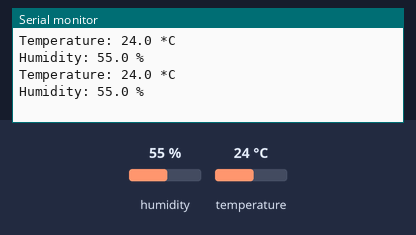
Bench run of a sketch on a simulated Arduino Uno, built with avr-gcc and run on an emulated ATmega328P. Parts: the last lines printed to the serial monitor. The test bench sets the inputs (shaded band); at power-on: humidity 55 %, temperature 24 °C.

Above: at 3.3 s.
3.4 s: humidity set to 22 %
At 5.4 s:
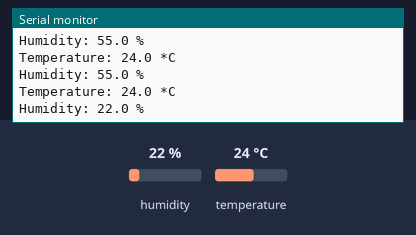
6.7 s: temperature set to 12 °C
At 8.8 s:
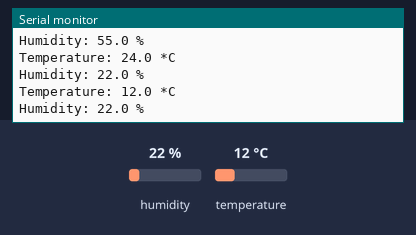
10.0 s: humidity set to 40 %
At 10.9 s:
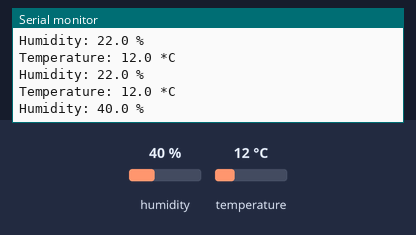
Timing chart, 0 to 13.0 s (numbered marks = the images above; inputs shaded):
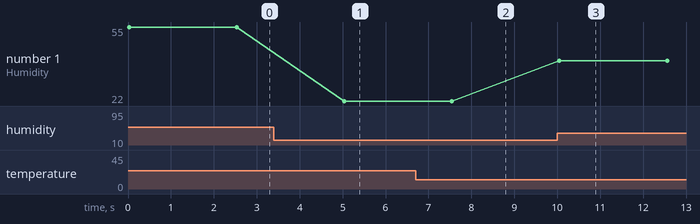

Measured:
- after the input at 3.4 s, the serial monitor: prints a new line after 1.6 s (image 1)
- after the input at 6.7 s, the serial monitor: prints a new line after 0.82 s (image 2)
- after the input at 10.0 s, the serial monitor: prints a new line after 0.05 s (image 3)
- plotted number 1: 55 → 22 after the input at 3.4 s, 22 → 40 after the input at 10.0 s

The sketch:

dht22_sensor_test.ino
```cpp
/*
  Пример работы с датчиком температуры/влажности DHT22
  Created by Rostislav Varzar
*/

#include <DHT.h>

#define DHTPIN 12
#define DHTTYPE DHT22
DHT dht(DHTPIN, DHTTYPE);

void setup() {
  // Инициализация последовательного порта
  Serial.begin(9600);
  // Инициализация датчика
  dht.begin();
}

void loop() {
  // Измерение
  float h = dht.readHumidity();
  float t = dht.readTemperature();
  // Вывод измеренных значений
  Serial.println("Temperature: " + String(t, 1) + " *C");
  Serial.println("Humidity: " + String(h, 1) + " %");
  delay(2500);
}
```
